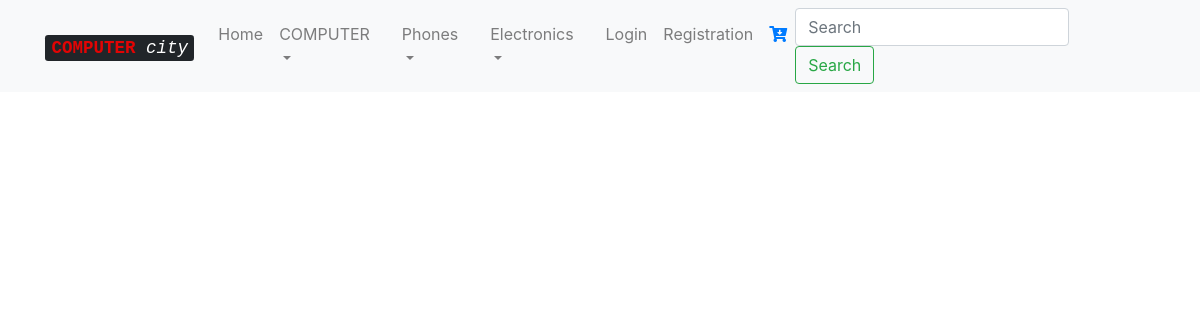
/order/order/, run on an earlier commit of the app's database.
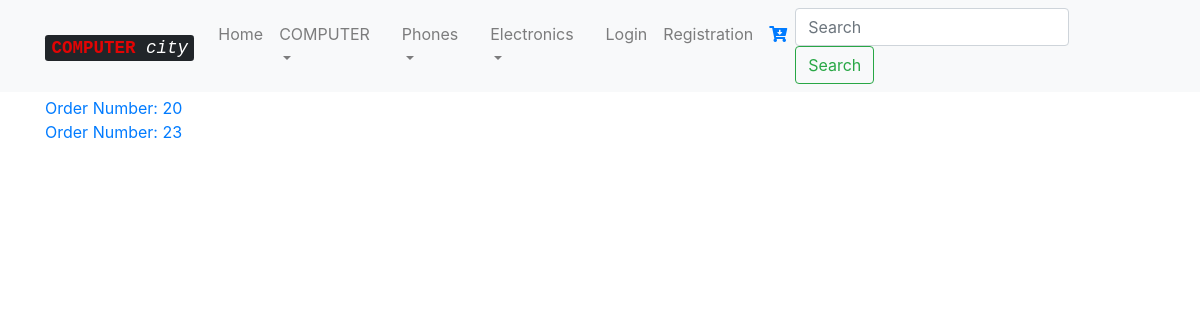
And on a later commit of the database.
### order/models.py (models this page shows, shortened)
class Order(models.Model):
    user     = models.ForeignKey(User)
    cart     = models.ForeignKey(Cart)
    transection = models.CharField(max_length=10)
    contact     = models.CharField(max_length=14)
    confirm     = models.BooleanField(default=False)
    timestamp   = models.DateTimeField(auto_now_add=True)
    updated_timestamp = models.DateTimeField(auto_now=True)

### order/views.py (the view)
def admin_order(request):#order list joma hobe
    orders = Order.objects.filter(confirm=False)
    context={
        'orders': orders
    }
    return render(request, 'order/admin_order.html', context)

### order/templates/order/admin_order.html
{% extends "base/base.html" %}
{% block head %}
{% include "base/navbar.html" %}
{% endblock %}
{% block content %}
{% for order in orders %}
    <a href="{% url 'order:detail' pk=order.id %}">Order Number: {{ order.id }}</a><br>
{% endfor %}
{% endblock %}

What changed in the data, as far as the page shows it:
added Order: id "20"
added Order: id "23"
